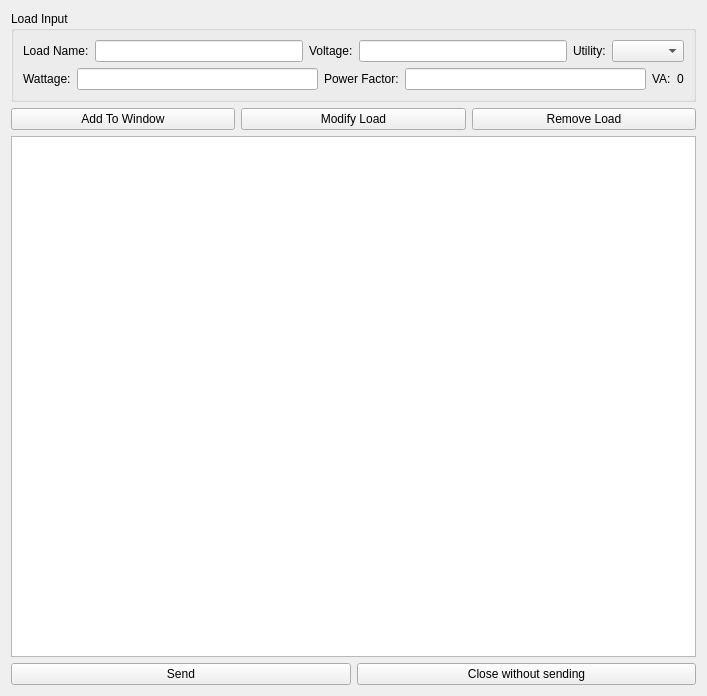
<?xml version="1.0" encoding="UTF-8"?>
<ui version="4.0">
 <class>LoadInput</class>
 <widget class="QWidget" name="LoadInput">
  <property name="geometry">
   <rect>
    <x>0</x>
    <y>0</y>
    <width>707</width>
    <height>696</height>
   </rect>
  </property>
  <property name="windowTitle">
   <string>Form</string>
  </property>
  <layout class="QGridLayout" name="gridLayout">
   <item row="0" column="0">
    <widget class="QGroupBox" name="groupBox">
     <property name="title">
      <string>Load Input</string>
     </property>
     <layout class="QVBoxLayout" name="verticalLayout">
      <item>
       <layout class="QHBoxLayout" name="horizontalLayout">
        <item>
         <widget class="QLabel" name="label">
          <property name="text">
           <string>Load Name:</string>
          </property>
         </widget>
        </item>
        <item>
         <widget class="QLineEdit" name="lineEdit"/>
        </item>
        <item>
         <widget class="QLabel" name="label_2">
          <property name="text">
           <string>Voltage:</string>
          </property>
         </widget>
        </item>
        <item>
         <widget class="QLineEdit" name="lineEdit_2"/>
        </item>
        <item>
         <widget class="QLabel" name="label_3">
          <property name="text">
           <string>Utility:</string>
          </property>
         </widget>
        </item>
        <item>
         <widget class="QComboBox" name="comboBox"/>
        </item>
       </layout>
      </item>
      <item>
       <layout class="QHBoxLayout" name="horizontalLayout_2">
        <item>
         <widget class="QLabel" name="label_7">
          <property name="text">
           <string>Wattage:</string>
          </property>
         </widget>
        </item>
        <item>
         <widget class="QLineEdit" name="lineEdit_3"/>
        </item>
        <item>
         <widget class="QLabel" name="label_6">
          <property name="text">
           <string>Power Factor:</string>
          </property>
         </widget>
        </item>
        <item>
         <widget class="QLineEdit" name="lineEdit_4"/>
        </item>
        <item>
         <widget class="QLabel" name="label_5">
          <property name="text">
           <string>VA:</string>
          </property>
         </widget>
        </item>
        <item>
         <widget class="QLabel" name="label_4">
          <property name="text">
           <string>0</string>
          </property>
         </widget>
        </item>
       </layout>
      </item>
     </layout>
    </widget>
   </item>
   <item row="3" column="0">
    <layout class="QHBoxLayout" name="horizontalLayout_5">
     <item>
      <widget class="QPushButton" name="pushButton_4">
       <property name="sizePolicy">
        <sizepolicy hsizetype="Minimum" vsizetype="Fixed">
         <horstretch>0</horstretch>
         <verstretch>0</verstretch>
        </sizepolicy>
       </property>
       <property name="text">
        <string>Send</string>
       </property>
      </widget>
     </item>
     <item>
      <widget class="QPushButton" name="pushButton_5">
       <property name="text">
        <string>Close without sending</string>
       </property>
      </widget>
     </item>
    </layout>
   </item>
   <item row="2" column="0">
    <layout class="QHBoxLayout" name="horizontalLayout_4">
     <item>
      <widget class="QTableView" name="tableView"/>
     </item>
    </layout>
   </item>
   <item row="1" column="0">
    <layout class="QHBoxLayout" name="horizontalLayout_3">
     <item>
      <widget class="QPushButton" name="pushButton_3">
       <property name="text">
        <string>Add To Window</string>
       </property>
      </widget>
     </item>
     <item>
      <widget class="QPushButton" name="pushButton_2">
       <property name="text">
        <string>Modify Load</string>
       </property>
      </widget>
     </item>
     <item>
      <widget class="QPushButton" name="pushButton">
       <property name="text">
        <string>Remove Load</string>
       </property>
      </widget>
     </item>
    </layout>
   </item>
  </layout>
 </widget>
 <tabstops>
  <tabstop>lineEdit</tabstop>
  <tabstop>lineEdit_2</tabstop>
  <tabstop>comboBox</tabstop>
  <tabstop>lineEdit_3</tabstop>
  <tabstop>lineEdit_4</tabstop>
  <tabstop>tableView</tabstop>
  <tabstop>pushButton_3</tabstop>
  <tabstop>pushButton_2</tabstop>
  <tabstop>pushButton</tabstop>
 </tabstops>
 <resources/>
 <connections/>
</ui>
